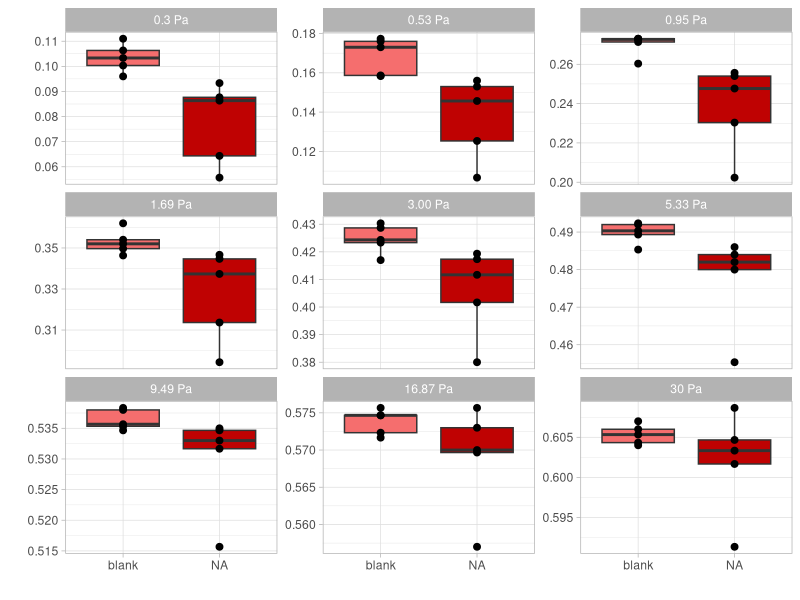
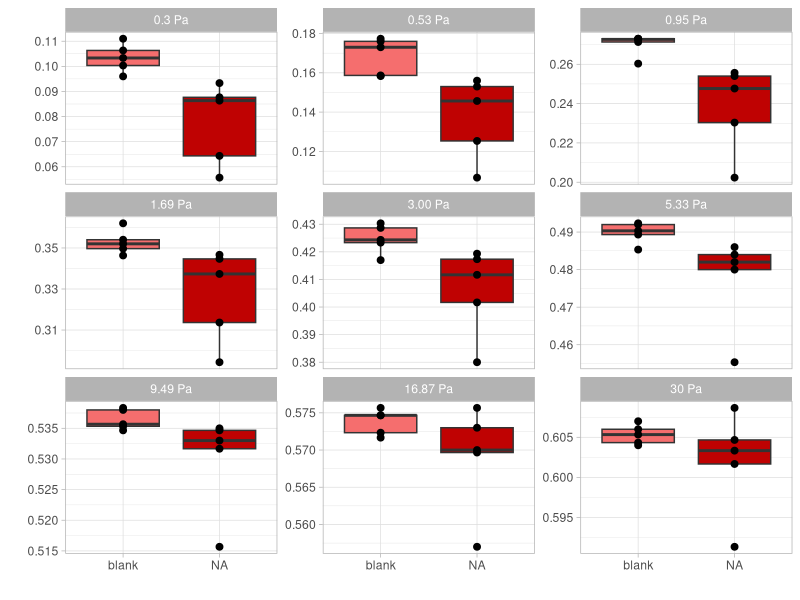

The R source for these figures, in order:
library(ggplot2)
library(ggpubr)
library(openxlsx)
library(data.table)


all_Data <- data.table(
  read.xlsx("LoRRca_deformability.xlsx"))

#use_Data <- subset(
 # all_Data, shear == 0.53)

f.sample <- factor(
  all_Data$sample, level = c("blank", "CDNB15","CDNB60"))

ggplot(data = all_Data,
       aes(x = f.sample, 
           y = EI)) +
  
  geom_boxplot(show.legend = FALSE, aes(fill = sample)) +
  scale_fill_manual(values=c("#f56e6e", "#bf0202", "#d1d1d1"), name ="") +
  
  facet_wrap(~factor(shear,
             level = c(0.3, 0.53, 0.95, 1.69, 3.00, 5.33, 9.49, 16.87, 30),
             labels = c("0.3 Pa", 
                        "0.53 Pa", 
                        "0.95 Pa", 
                        "1.69 Pa", 
                        "3.00 Pa", 
                        "5.33 Pa", 
                        "9.49 Pa", 
                        "16.87 Pa", 
                        "30 Pa")), scales = "free_y") +
  
  geom_point(color = "#000000", size = 2) +
  
  labs(
    # title = (""), 
    x="", 
    y="") +
  
  theme(
    plot.title = element_blank()
  ) +
  
  theme_light() +
  
  stat_compare_means(comparisons = list(c("CDNB15","CDNB60"),
                                        c("blank","CDNB15"),
                                        c("blank","CDNB60")),
                     label = "p.signif", method = "wilcox.test")


ggsave("result_deformability.tiff", path = "C:/Users/miri/Desktop/R/R-graphs/Graphs and figures", units = "in", dpi=300, compression = 'lzw', width = 8, height = 12)
